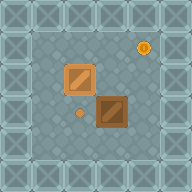

This game map was drawn from its Tiled (.tmx) file and the tilesets committed beside it. A one-line description and the trimmed map source follow:
An orthogonal 6x6 tile map with 32x32 px tiles, 5 tile layers (background, goals, walls, boxes, ...).

<map version="1.2" tiledversion="1.3.5" orientation="orthogonal" renderorder="right-down" width="6" height="6" tilewidth="32" tileheight="32" infinite="0" nextlayerid="15" nextobjectid="2">
 <tileset firstgid="1" name="sokoban_tilesheet" tilewidth="32" tileheight="32" tilecount="104" columns="13">
  <image source="images/Tilesheet/sokoban_tilesheet.png" width="416" height="256" />
 </tileset>
 <layer id="1" name="background" width="6" height="6">
  <data>[36 cells, 36 non-empty, 1 distinct tile ids]</data>
 </layer>
 <layer id="10" name="goals" width="6" height="6">
  <data>[36 cells, 2 non-empty, 1 distinct tile ids]</data>
 </layer>
 <layer id="2" name="walls" width="6" height="6">
  <data>[36 cells, 20 non-empty, 1 distinct tile ids]</data>
 </layer>
 <layer id="8" name="boxes" width="6" height="6">
  <data>[36 cells, 2 non-empty, 2 distinct tile ids]</data>
 </layer>
 <layer id="11" name="player-start" width="6" height="6" locked="1">
  <data>[36 cells, 1 non-empty, 1 distinct tile ids]</data>
 </layer>
</map>
